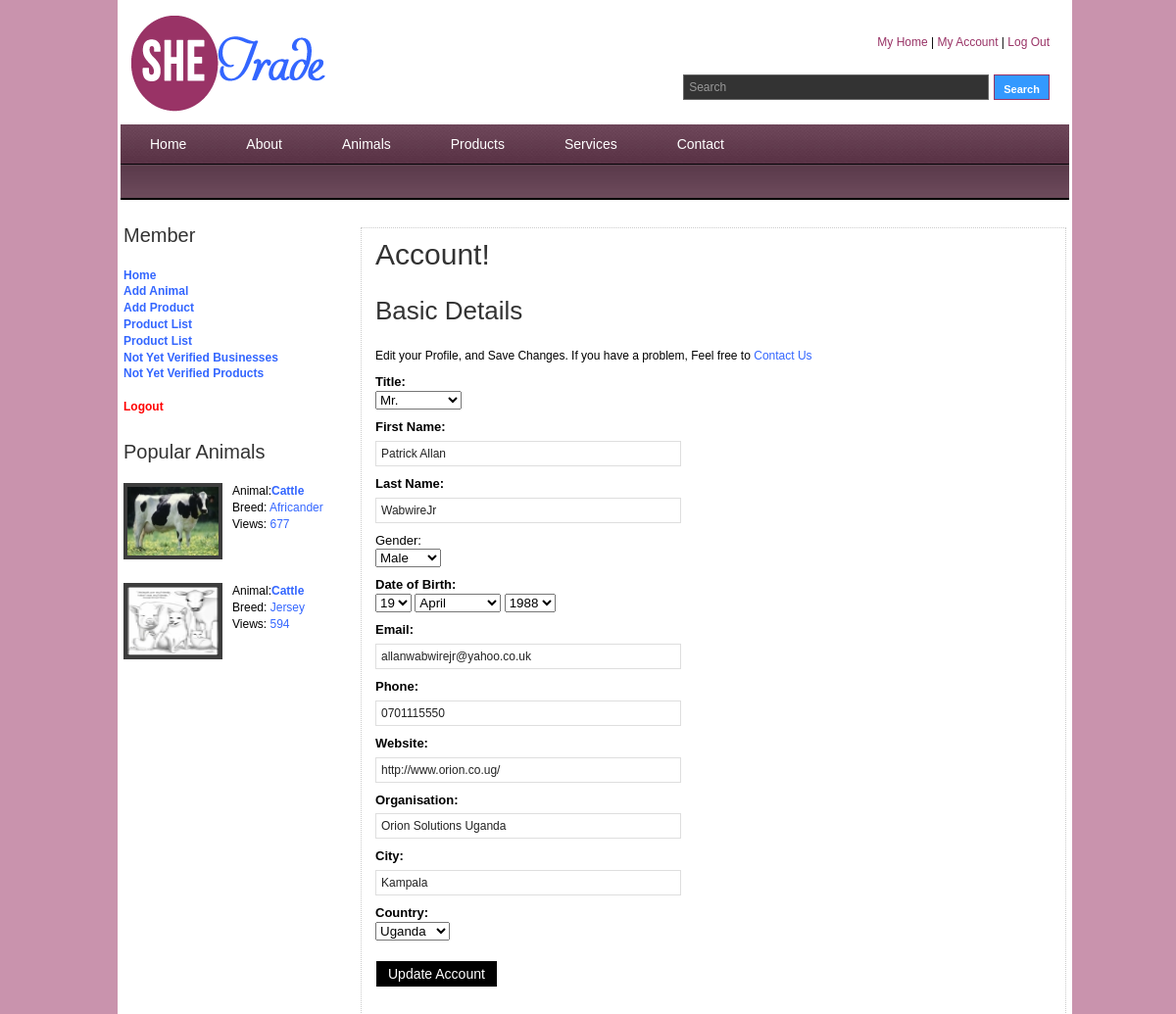
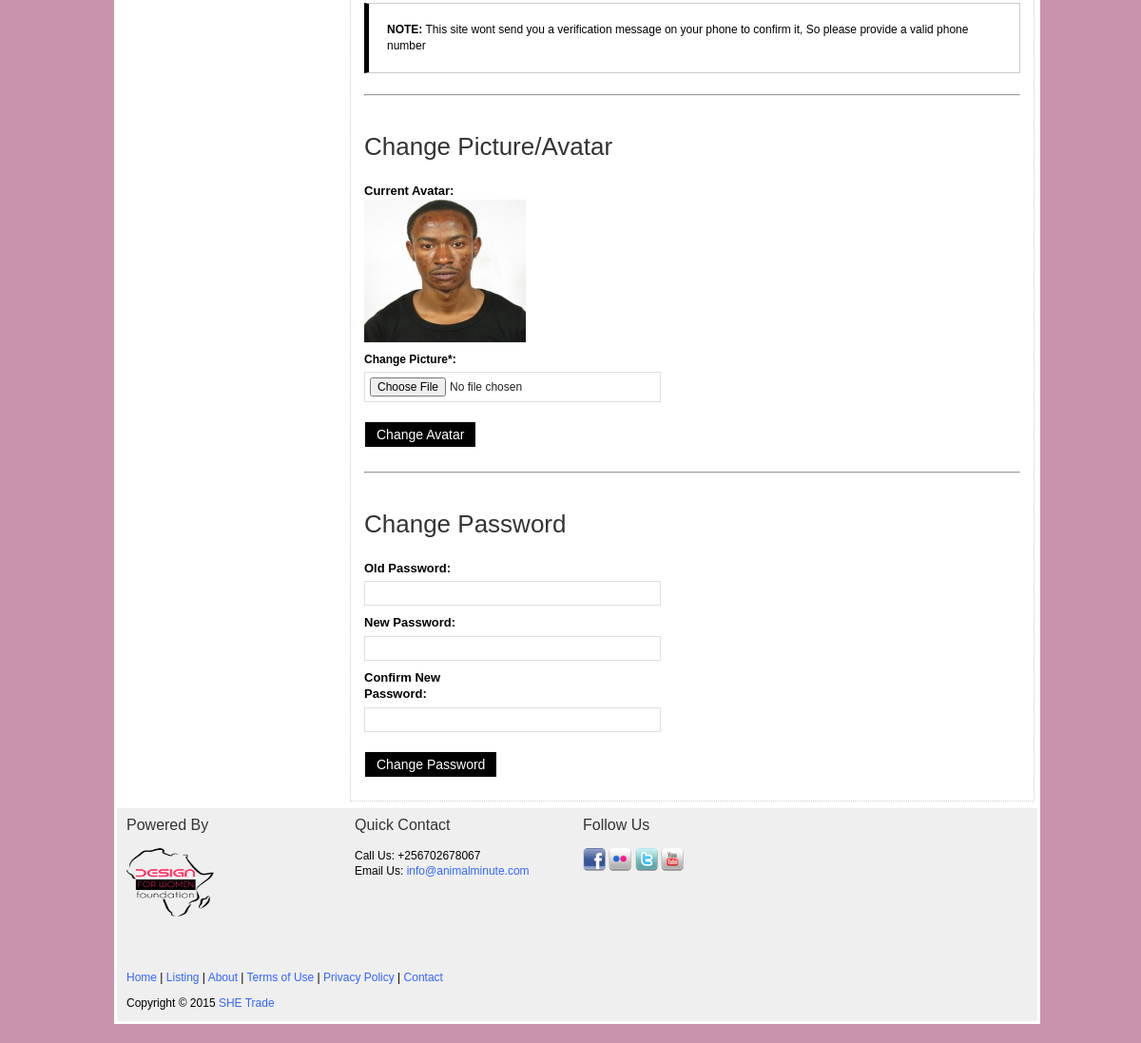
The page /account.php?c=120d01182dbb142a89dfee2f9d624c9d on the database its author committed (2 pictures, top to bottom).
### tables this page shows
CREATE TABLE IF NOT EXISTS `members` (
  `Member_ID` int(10) NOT NULL AUTO_INCREMENT,
  `Title` varchar(5) NOT NULL,
  `First_Name` varchar(32) NOT NULL,
  `Last_Name` varchar(32) NOT NULL,
  `Gender` varchar(6) NOT NULL,
  `Date_Of_Birth` date NOT NULL,
  `Email` varchar(250) NOT NULL,
  `Phone` varchar(32) NOT NULL,
  `Website` varchar(200) NOT NULL,
  `Image` varchar(120) NOT NULL,
  `Image_Thumb` varchar(120) NOT NULL,
  `Organisation` varchar(250) NOT NULL,
  `City` varchar(250) NOT NULL,
  `Country` varchar(250) NOT NULL DEFAULT 'Uganda',
  `Animals_Added` int(10) NOT NULL DEFAULT '0',
  `Animals_Products` int(10) NOT NULL DEFAULT '0',
  `Animal_Products` int(10) NOT NULL DEFAULT '0',
  `Type` varchar(5) NOT NULL DEFAULT 'User',
  `Verification_Code` varchar(32) NOT NULL,
  `Verified` varchar(3) NOT NULL DEFAULT 'No',
  `Password` varchar(32) NOT NULL,
  PRIMARY KEY (`Member_ID`)
);

CREATE TABLE IF NOT EXISTS `animal` (
  `Animals_ID` int(10) NOT NULL AUTO_INCREMENT,
  `Animal` varchar(250) NOT NULL,
  `Breed` varchar(250) NOT NULL,
  `Date_of_Birth` date NOT NULL,
  `Parentage` varchar(250) NOT NULL,
  `Color` varchar(300) NOT NULL,
  `Vaccinated` varchar(10) NOT NULL,
  `Registered` varchar(10) NOT NULL,
  `Trained` varchar(10) NOT NULL,
  `Weight` varchar(10) NOT NULL,
  `Purpose` text NOT NULL,
  `Location` varchar(250) NOT NULL,
  `Country` varchar(250) NOT NULL DEFAULT 'Uganda',
  `Price` varchar(25) NOT NULL,
  `Sale_Type` varchar(12) NOT NULL,
  `Description` text NOT NULL,
  `Image_1` varchar(50) NOT NULL,
  `Image_1_Thumb` varchar(50) NOT NULL,
  `Image_2` varchar(50) NOT NULL,
  `Image_2_Thumb` varchar(50) NOT NULL,
  `Image_3` varchar(50) NOT NULL,
  `Image_3_Thumb` varchar(50) NOT NULL,
  `Views` int(10) NOT NULL,
  `Verified` varchar(3) NOT NULL DEFAULT 'No',
  `Added_By` int(10) NOT NULL,
  `Member_Type` varchar(12) NOT NULL DEFAULT 'User',
  PRIMARY KEY (`Animals_ID`)
);

CREATE TABLE IF NOT EXISTS `contacts` (
  `Contacts_ID` int(1) NOT NULL AUTO_INCREMENT,
  `Physical` text NOT NULL,
  `Postal` text NOT NULL,
  `Email` varchar(250) NOT NULL,
  `Forward_Emails_To` varchar(250) NOT NULL,
  `Phone` varchar(25) NOT NULL,
  PRIMARY KEY (`Contacts_ID`)
);

### account.php (the view, shortened to what the rows shown need)
<?php session_start(); require "_con.php"; require "_osiris.php"; require "_functions.php"; error_reporting(0);
?>
<!DOCTYPE html PUBLIC "-//W3C//DTD XHTML 1.0 Transitional//EN" "http://www.w3.org/TR/xhtml1/DTD/xhtml1-transitional.dtd">
<html xmlns="http://www.w3.org/1999/xhtml">
<head>
<link href="css/templatemo_style.css" rel="stylesheet" type="text/css" />
<link rel="stylesheet" type="text/css" href="css/ddsmoothmenu.css" />
</head>
<body>
<div id="templatemo_wrapper">
<table width="974" border="0" bgcolor="#FFFFFF">
  <tr>
    <td width="188"><div id="templatemo_header">
      <div class="cleaner">
        <table width="954" border="0" align="left">
          <tr>
            <td width="915"><div id="site_title">
              <h1><a href="http://www.animalminute.com">Animal Minute | All about Animals and More</a></h1>
            </div></td>
          </tr>
        </table>
      </div>
    </div></td>
  </tr>
  <tr>
    <td><table width="723" border="0" align="right" bgcolor="#FFFFFF">
      <tr>
        <td width="722">
        <div id="content" class="float_r">
        <h1>Account!</h1>
        <h2>Basic Details</h2>
        <?php
			$Member_Result=mysql_query("SELECT * FROM members WHERE Member_ID=$_SESSION[Member_ID]", $conn);
			$Member_Details= mysql_fetch_array($Member_Result);
			$Title=$Member_Details['Title'];
			$First_Name = $Member_Details['First_Name'];
			$Last_Name = $Member_Details['Last_Name'];
			$Email = $Member_Details['Email'];
			$Gender = $Member_Details['Gender'];
			$Organisation = $Member_Details['Organisation'];
			$City=$Member_Details['City'];
			$Phone=$Member_Details['Phone'];
			$Website = $Member_Details['Website'];
			$Country=$Member_Details['Country'];
			$Image=$Member_Details['Image'];
			$Day_of_Birth=date("d", strtotime($Member_Details['Date_Of_Birth']));
			$Month_of_Birth=date("F", strtotime($Member_Details['Date_Of_Birth']));
			$Year_of_Birth=date("Y", strtotime($Member_Details['Date_Of_Birth']));
		?>
        <div id="contact_form">
        <form action="account.php?update=details" method="post" enctype="multipart/form-data">
        	<label for="title"><strong>Title:</strong></label>
            <select name="title" class="main_input"><option>Select One</option>
            <?php
                if($Title=="Mr."){ echo "<option selected=\"selected\">Mr.</option>";}else{echo "<option>Mr.</option>";}
			?>
            </select>
            <div class="cleaner h10"></div>
            <label for="fname"><strong>First Name:</strong></label>
            <input type="text" name="FName" class="required input_field" value="<?php echo $First_Name; ?>"/>
            <div class="cleaner h10"></div>
            <label for="lname"><strong>Last Name:</strong></label>
            <input type="text" name="LName" class="required input_field" value="<?php echo $Last_Name; ?>"/>
            <div class="cleaner h10"></div>
            <label for="gender">Gender:</label>
            <select name="gender" class="main_input">
           	<?php
            	if($Gender=="Male"){echo "<option selected=\"selected\">Male</option>";}else{echo "<option>Male</option>";}
			?>
            </select>
            <div class="cleaner h10"></div>
            <label for="dob"><strong>Date of Birth:</strong></label>
            <select name="day" class="main_input">
            <?php
			$Month_Days=1;
			while($Month_Days<=31){ if($Day_of_Birth==$Month_Days){echo "<option selected=\"selected\">$Month_Days</option>";}else{echo "<option>$Month_Days</option>";} $Month_Days++; }
			?>
            </select>
            <select name="month" class="main_input">
            <?php
			if($Month_of_Birth=="April"){echo "<option value=\"04\" selected=\"selected\">April</option>";}else{echo "<option value=\"04\">April</option>";}
			?>
            </select>
            <select name="year" class="main_input">
            <?php
			$count=0; $thisyear=date('Y'); $min_age_year=$thisyear-13; while($count<52){ $newyear=$min_age_year-$count; if($Year_of_Birth==$newyear){echo "<option selected=\"selected\">$newyear</option>";}else{echo "<option>$newyear</option>";}$count++; }
			?>
            </select>
            <div class="cleaner h10"></div>
            <label for="email"><strong>Email:</strong></label>
            <input type="text" id="email" name="email" class="validate-email required input_field" value="<?php echo $Email; ?>" />
            <div class="cleaner h10"></div>
            <label for="phone"><strong>Phone:</strong></label>
            <input type="text" name="phone" class="required input_field" value="<?php echo $Phone; ?>"/>
            <div class="cleaner h10"></div>
            <label for="website"><strong>Website:</strong></label>
            <input type="text" name="website" class="required input_field" value="<?php echo $Website; ?>"/>
            <div class="cleaner h10"></div>
            <label for="organisation"><strong>Organisation:</strong></label>
            <input type="text" name="organisation" class="required input_field" value="<?php echo $Organisation; ?>"/>
            <div class="cleaner h10"></div>
            <label for="city"><strong>City:</strong></label>
            <input type="text" name="city" class="required input_field" value="<?php echo $City; ?>"/>
            <div class="cleaner h10"></div>
            <label for="country"><strong>Country:</strong></label>
            <select name="country" class="main_input">
            <?php
				$Country_Result=mysql_query("SELECT * FROM country ORDER BY Country ASC", $conn);
            	while ($Country_Array = mysql_fetch_array($Country_Result)) {
					$Country_DB=$Country_Array['Country'];
					if($Country==$Country_DB){echo "<option selected=\"selected\">$Country_DB</option>";}else{echo "<option>$Country_DB</option>";}
				}
			?>
            </select>
            <div class="cleaner h10"></div>
            <input type="submit" value="Update Account" id="submit" name="submit" class="submit_btn float_l" />
     	</form>
        </div>
        <br /><hr /><br />
        <a name="changeavatar" id="changeavatar"></a><br />
        <h2>Change Picture/Avatar</h2>
        <div id="contact_form">
        <form action="account.php?update=avatar" method="post" enctype="multipart/form-data">
        	<label for="oldpassword"><strong>Current Avatar:</strong></label>
            <img name="" src="<?php echo $Image; ?>" width="170" height="150" alt="" />
            <div class="cleaner h10"></div>
           	<strong> Change Picture*:</strong> <input name="image_1" type="file" class="required input_field" />
            <div class="cleaner h10"></div>
        	<input type="submit" value="Change Avatar" id="submit" name="submit" class="submit_btn float_l" />
        </form>
        </div>
        <br /><hr /><br />
        <a name="resetpassword" id="resetpassword"></a><br />
        <h2>Change Password</h2>
        </div>
		</td>
      </tr>
    </table>
      <table width="230" border="0" align="left">
      <?php
      	$Popular_SQL = "SELECT Animals_ID, Animal, Breed, Price, Image_1_Thumb, Views FROM animal WHERE Verified='Yes' ORDER BY Views DESC LIMIT 0, 3";
        $Popular_Result = mysql_query($Popular_SQL, $conn) or die(mysql_error());
        $Popular_3=mysql_num_rows($Popular_Result);
        if($Popular_3>0){
            while ($newArray = mysql_fetch_array($Popular_Result)) {
                        $Animals_ID=$newArray['Animals_ID'];
                        $Animal = $newArray['Animal'];
                        $Breed = $newArray['Breed'];
                        $Image_1_Thumb = $newArray['Image_1_Thumb'];
                        $Views = $newArray['Views'];
				if ($Animals_ID!=""){
					echo "<tr>";
					echo "<td>";
					echo "<div class=\"bs_box\"> <a href=\"details.php?animal=$Animals_ID\"><img src=\"$Image_1_Thumb\" width=\"93\" height=\"70\" alt=\"Image\" /></a>";
					echo "Animal:<a href=\"details.php?animal=$Animals_ID\"><strong>$Animal</strong></a><br />";
					echo "Breed: <a href=\"details.php?animal=$Animals_ID\">$Breed</a><br />";
					echo "Views: <a href=\"details.php?animal=$Animals_ID\">$Views</a><br />";
					echo "</div>";
					echo "</td>";
					echo "</tr>";
				}
            }
        }
        ?>
      </table></td>
  </tr>
  <tr>
    <td><div id="templatemo_footer">
      <div id="templatemo_footer2">
        <div class="col one_fourth">
          <?php
            $Contact_Sql = "SELECT Email, Phone FROM contacts WHERE Contacts_ID=1";
            $result = mysql_query($Contact_Sql, $conn) or die(mysql_error());
            $newArray = mysql_fetch_array($result);
            $Phone = $newArray['Phone'];
            $Email = $newArray['Email'];
            ?>
          <div class="toolfree_area">
            <div class="call_free"><span class="callus">Call Us: </span> <span class="callno"><?php echo $Phone; ?></span></div>
            <div class="bookmark">Email Us: <a href="mailto: <?php echo $Email; ?>"><?php echo $Email; ?></a></div>
          </div>
        </div>
      </div>
      Copyright © 2015 <a href="#">SHE Trade</a></div></td>
  </tr>
</table>
</div>
</body>
</html>

### rows shown on the page
members: title "Mr.", FName "Patrick Allan", LName "WabwireJr", gender "Male", day "19", month "April", year "1988", email "allanwabwirejr@yahoo.co.uk", phone "0701115550", website "http://www.orion.co.ug/", organisation "Orion Solutions Uganda", city "Kampala", Image (picture)
animal: Image_1_Thumb (picture), Animal "Cattle", Breed "Africander", Views "677"
animal: Image_1_Thumb (picture), Animal "Cattle", Breed "Jersey", Views "594"
contacts: Phone "+256702678067", Email "info@animalminute.com"

### other values the page prints
form field country "Uganda"
